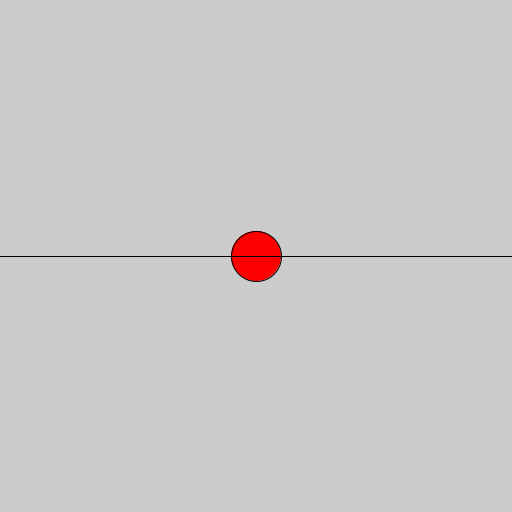
Frame 1 (no input)
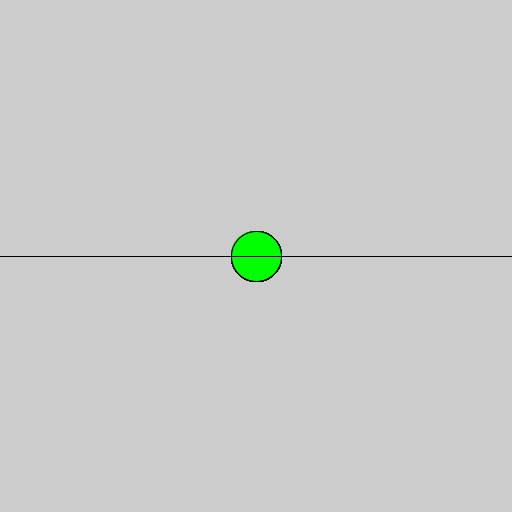
Frame 60 (the mouse pressed at the canvas centre just before this capture)
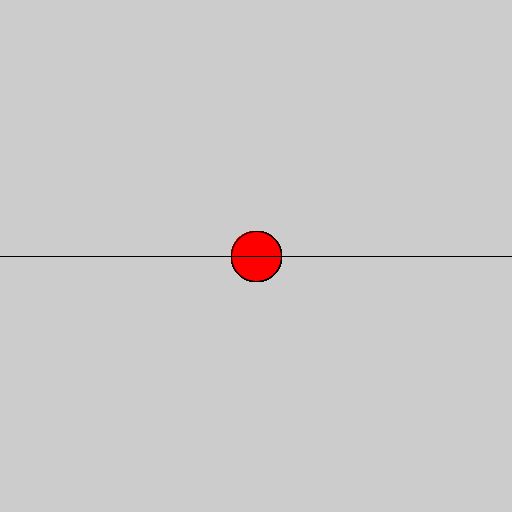
Frame 120 (the mouse held since frame 60 and released just before this capture)

The Processing sketch that drew these frames (run headless with seeded random() and noise(); from frame 60 on, the mouse is pressed at the canvas centre):

// Processing sketch: Exercise_9
// ── Exercise_9.pde
//Exercise 9

//Declare global vars
boolean myBool = false;

void setup()
{
    //Set window size
    size(512, 512);
}

void draw()
{
    if(myBool == true)
    {
        //If true draw green circle if myBool is true
        fill(0,255,0);
        ellipse(256, 256, 50, 50);
    }
    else
    {
        //If true draw red circle if myBool is false
        fill(255,0,0);
        ellipse(256, 256, 50, 50);        
    }
    //If mouse is in bottom half of screen change myBool to false else set to true
    if(mouseY<256)
    {
        myBool=true;
    }
    else 
    {
        myBool=false;
    }
    //Draw border at middle of screen
    line(0, 256, 512, 256);

}
//By Adrian Alexandru Hess Christensen
